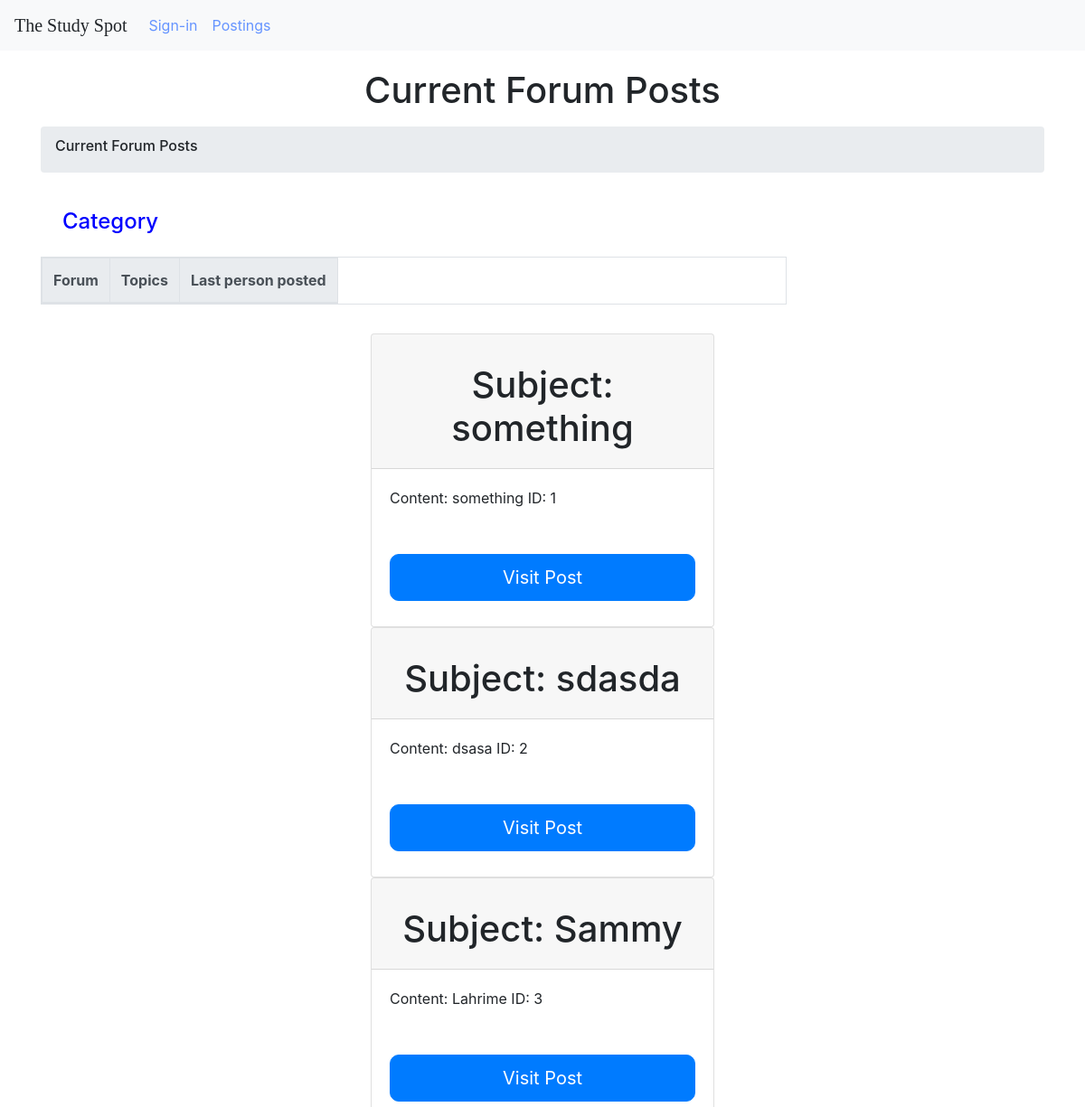
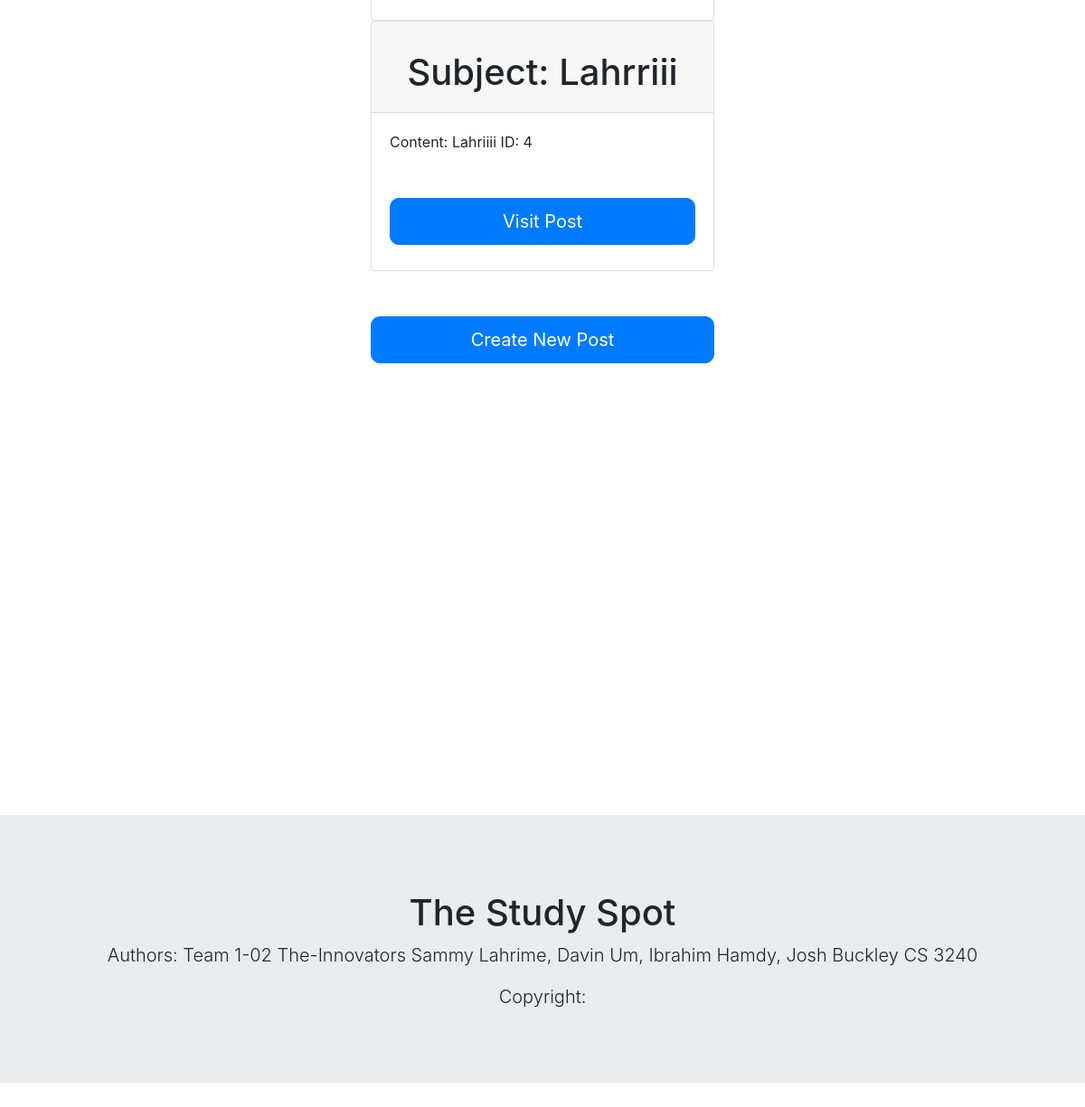
Page /post/ on the earlier database version (2 pictures, top to bottom).
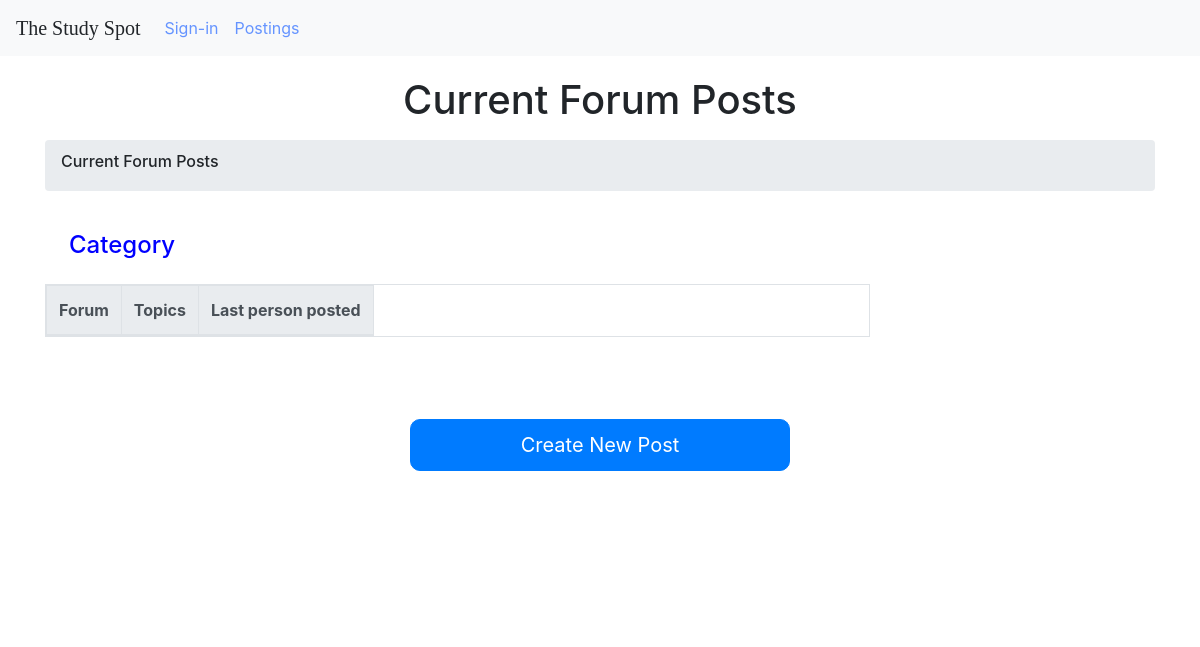
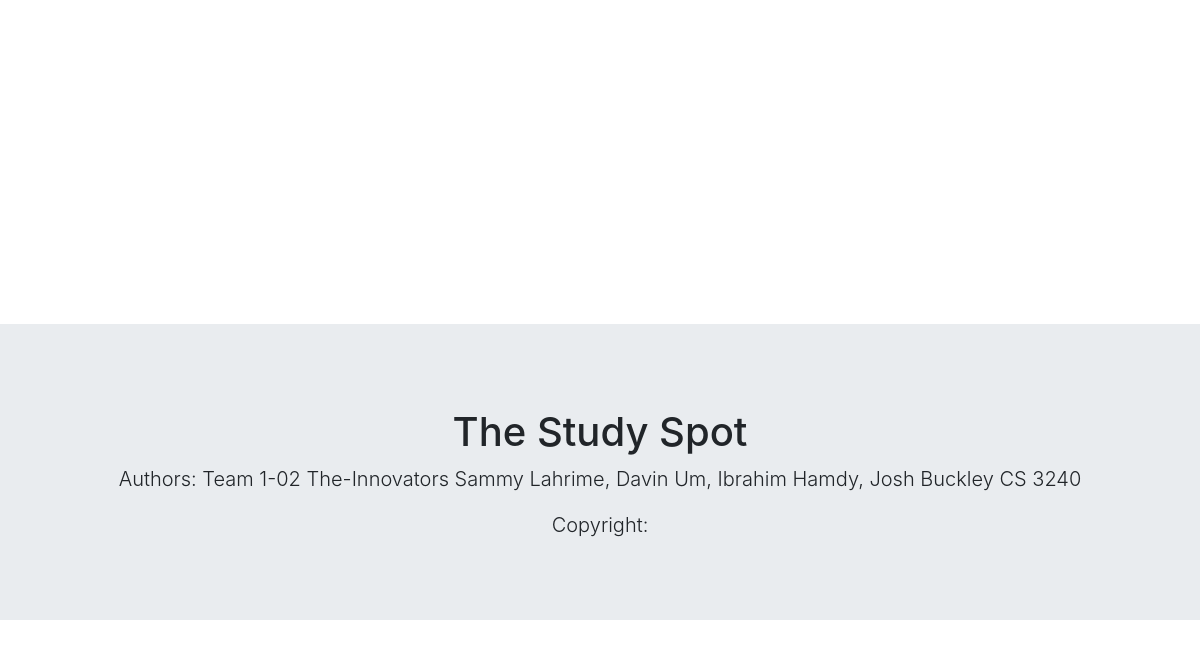
Same page on the later database version (2 pictures, top to bottom).
### StudyForum/models.py (models this page shows)
class Post(models.Model):
    username = models.CharField(max_length = 12, default="na")
    subject = models.CharField(max_length = 50, default="na")
    category = models.CharField(max_length = 20, default="na")
    content = models.CharField(max_length = 100, default="na")

### StudyForum/views.py (the view)
# urls.py: path('post/', views.post, name = 'post'),
def post(request):
    post_list = Post.objects.all()
    context = {'post_list': post_list}
    return render(request, 'studyforum/postings.html',context)

### StudyForum/templates/studyforum/postings.html
{% extends './global_template.html' %}
{% block content %}
  <h1>Current Forum Posts</h1>
  <div class = "container my-3">
      <nav class = "breadcrumb">
        <h6 class = "breadcrumb-item-active">Current Forum Posts</h6>
      </nav>
      <div class = "row">
          <div class="col-12 col-xl-9">
              <h2 style = "color:blue" class="h4 category mb-0 p-4 rounded-top">Category</h2>
                  <table class="table table-striped table-bordered table-responsive">
                      <thead class="thead-light">
                            <tr>
                                <th scope = "col" class = "forum-col">
                                Forum
                                </th>
                                <th scope = "col">
                                    Topics
                                </th>
                                <th scope = "col" class = "last-post-col">
                                Last person posted
                                </th>
                            </tr>
                      </thead>
                  </table>
          </div>
      </div>
  </div>
<div class = "row">
  <div class ="col-md-4"></div>
  <div class = "col-md-4">
        {% for post in post_list %}
        <div class="card z-depth-0 bordered">
                <div class="card-header">
                  <h1>
                  Subject: {{post.subject}}
                  </h1>
                </div>
                <div class="card-body" id ="card-four">
                  Content: {{post.content}}
                  ID: {{post.id}}
                  <h1>
                    <form>
                      <button formaction="{% url 'studyforum:postpage' post.id %}" class = "btn btn-block btn-primary big-button">Visit Post</button>
                    </form>
                  </h1>
                </div>
              </div>
        {% endfor %}
        </div>
        <div class = "col-md-4"></div>
  </div>
    <div class = "row">
      <div class="col-md-4"></div>
      <div class="col-md-4">
    <form>
    <button formaction="{% url 'studyforum:postsubmit' %}" class = "btn btn-block btn-primary big-button">Create New Post</button>
    </form>
    </div>
    <div class="col-md-4"></div>
    </div>
    {% endblock%}

Differences in the rows shown:
removed Post: subject "something", content "something", id "1"
removed Post: subject "sdasda", content "dsasa", id "2"
removed Post: subject "Sammy", content "Lahrime", id "3"
removed Post: subject "Lahrriii", content "Lahriiii", id "4"
